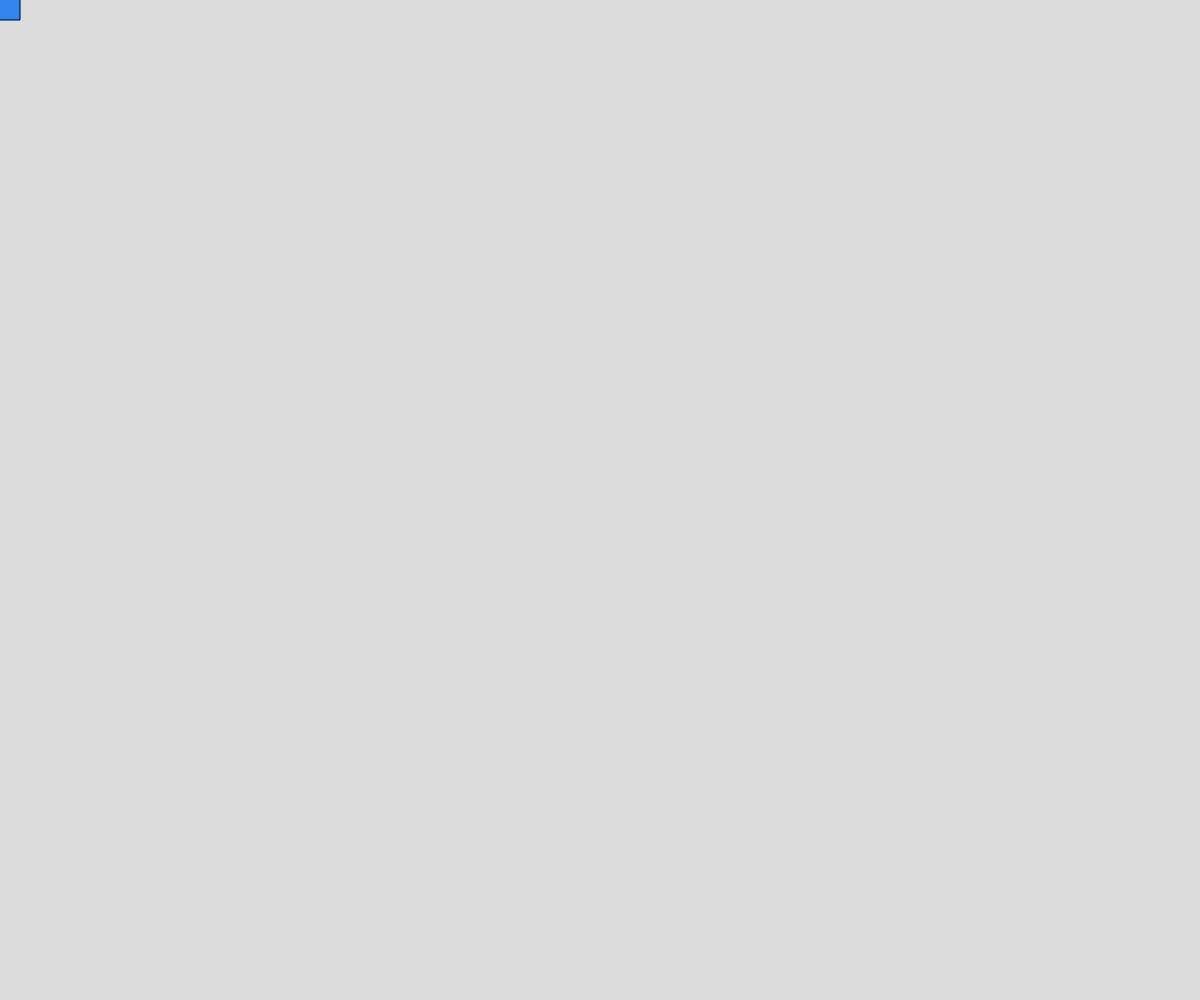
Frame 1 (no input)
Frame 60 (no input): identical to frame 1, image omitted
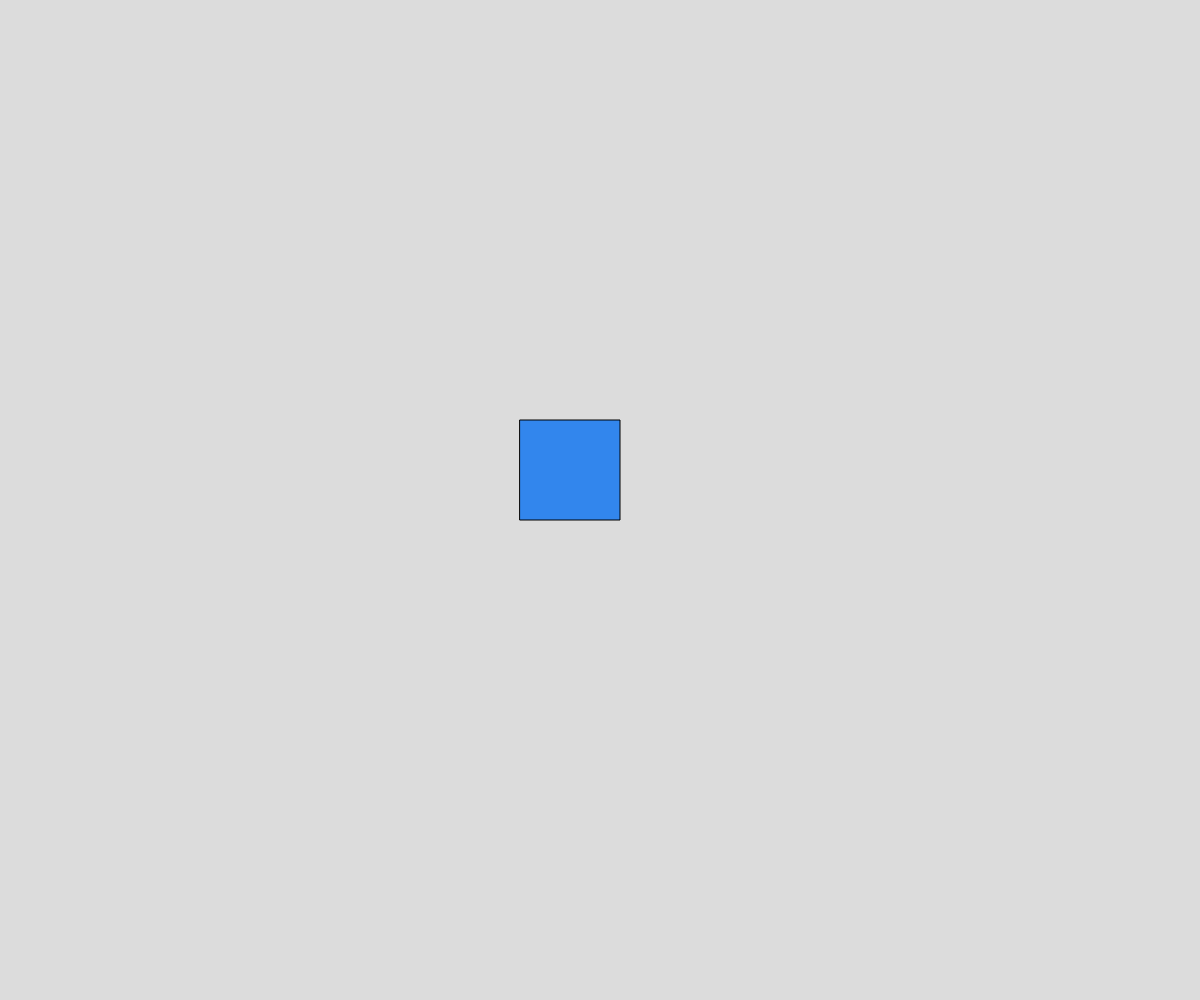
Frame 120 (the mouse pressed at the canvas centre since frame 60)

The p5.js sketch that drew these frames (run headless with seeded random() and noise() and a simulated clock; from frame 60 on, the mouse is pressed at the canvas centre):

// p5.js sketch
// ── sketch.js
function setup() {
  createCanvas(innerWidth, innerHeight);
}

function draw() {
  background(220);
  if (mouseX > width / 2) {
    fill(235, 64, 52);
    ellipse(mouseX,mouseY,100);
  }
  else{
    fill(50, 134, 237);
    rect(mouseX-80,mouseY-80,100,100);
  }
}
